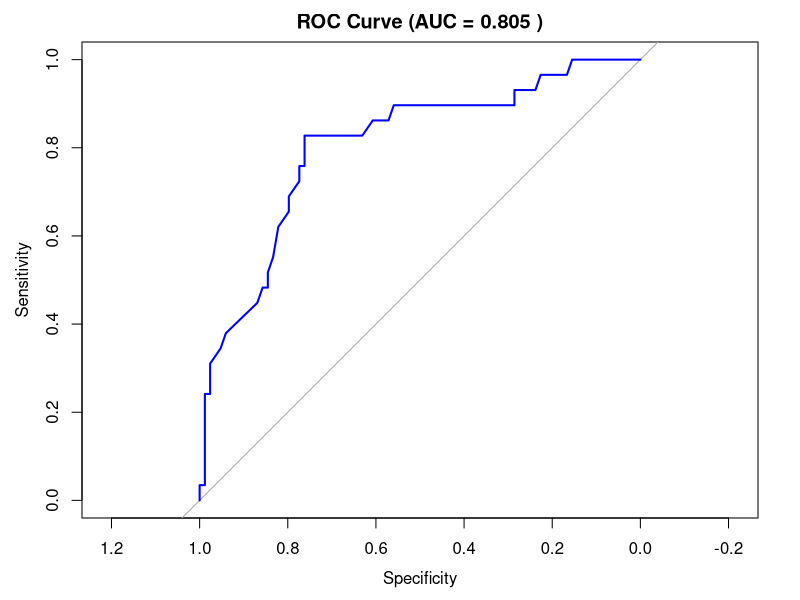

Reproduce this figure in R.
## ---- chunk 1
knitr::opts_knit$set(root.dir = ".")
knitr::opts_chunk$set(echo = TRUE)
## ---- chunk 2
library(tidyverse)
library(caret)
library(pROC)
data <- read.csv("dataset/ds_salaries_clean.csv")
train <- read.csv("dataset/train_data.csv")
test <- read.csv("dataset/test_data.csv")
## ---- chunk 3
prepare_logit_data <- function(df, q3_val) {
  df %>%
    mutate(
      is_top_tier = if_else(salary_in_usd >= q3_val, 1L, 0L),
      employment_group = factor(if_else(employment_type == "FT", "FT", "Non_FT"), levels = c("FT", "Non_FT")),
      company_location_group = factor(if_else(location_group == "US", "US", "Non_US"), levels = c("Non_US", "US"))
    )
}

q3_salary <- quantile(data$salary_in_usd, probs = 0.75, na.rm = TRUE)
train_logit <- prepare_logit_data(train, q3_salary)
test_logit <- prepare_logit_data(test, q3_salary)
## ---- chunk 4
continuous_metrics <- read.csv("task04_model_comparison.csv")
knitr::kable(continuous_metrics %>% arrange(RMSE_usd), 
             caption = "Continuous Regression Models Ranked by USD RMSE")
## ---- chunk 5
logit_train <- glm(
  is_top_tier ~ experience_level + company_size + remote_ratio +
    job_category + employment_group + company_location_group,
  family = binomial(link = "logit"),
  data = train_logit
)

test_probs <- predict(logit_train, newdata = test_logit, type = "response")
test_preds <- factor(ifelse(test_probs >= 0.5, 1, 0), levels = c(0, 1))
actual_class <- factor(test_logit$is_top_tier, levels = c(0, 1))

conf_matrix <- confusionMatrix(test_preds, actual_class, positive = "1")
print(conf_matrix$table)

roc_curve <- roc(test_logit$is_top_tier, test_probs)
auc_value <- auc(roc_curve)

cat("Accuracy:  ", round(conf_matrix$overall["Accuracy"], 3), "\n")
cat("Precision: ", round(conf_matrix$byClass["Pos Pred Value"], 3), "\n")
cat("Recall:    ", round(conf_matrix$byClass["Sensitivity"], 3), "\n")
cat("F1-Score:  ", round(conf_matrix$byClass["F1"], 3), "\n")
cat("ROC-AUC:   ", round(auc_value, 3), "\n")

plot(roc_curve, col = "blue", lwd = 2, main = paste("ROC Curve (AUC =", round(auc_value, 3), ")"))
